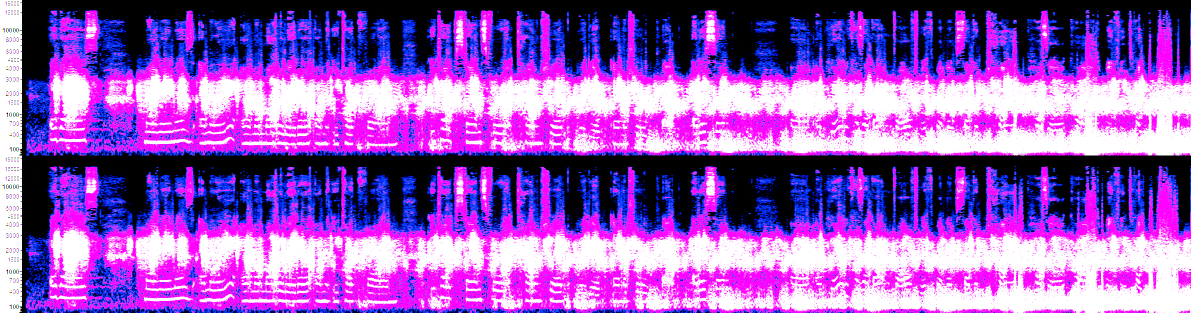
#> input picture self_introduction_memory_dump/_Tape9_thought/self_intro_spec_cont_brightened.png, 2381 x 626 px, found by its file name (shown at 1/2 size)
$ python analyze_strokes.py
#> lines starting #> are read from the running program, lines starting #| are printed output that depends on the picture
import numpy as np
from PIL import Image
import matplotlib
matplotlib.use('Agg')
import matplotlib.pyplot as plt

# Read the brightened image
img_pil = Image.open(r'C:\stack\arg\self_intro_spec_cont_brightened.png')
#> img_pil is the input picture: PIL image 2381x626 RGBA; mean R, G, B, A 151.5, 89.1, 191.2, 255
img = np.array(img_pil)
img_rgb = img[:, :, :3]
gray = np.mean(img_rgb, axis=2)
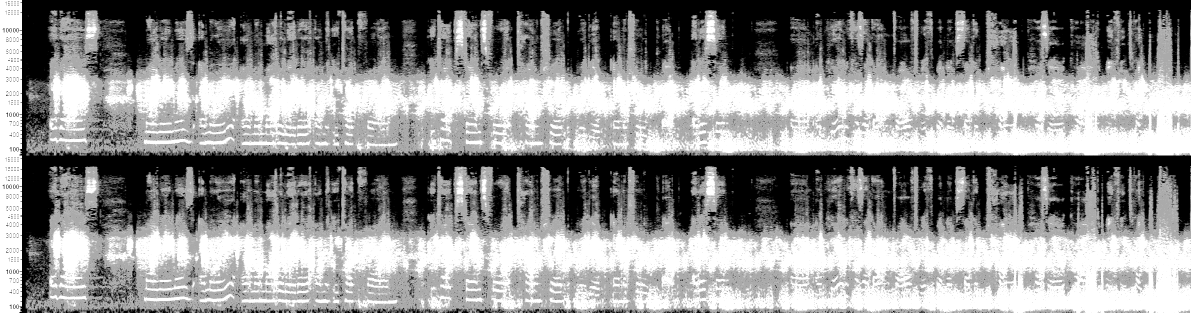
#> gray: shape (626, 2381) float64 (shown at 1/2 size); min 0, max 255, mean 143.9

# Extract the bottom region of LEFT channel (rows 250-310)
# This is where the strokes appear to be
left_bottom = gray[250:311, :]

print(f"Left bottom region: {left_bottom.shape}")
#| Left bottom region: (61, 2381)

# The strokes are the DARK vertical streaks
# Let's threshold to find the dark areas (strokes)
# Dark = low brightness = stroke

# Find the threshold that separates dark strokes from bright background
threshold = np.mean(left_bottom) - 0.5 * np.std(left_bottom)
#> threshold = 168.9
print(f"Threshold for dark strokes: {threshold:.1f}")
#| Threshold for dark strokes: 168.9

# Create binary mask where True = dark (stroke)
dark_mask = left_bottom < threshold
print(f"Dark pixels: {np.sum(dark_mask)} ({100*np.sum(dark_mask)/dark_mask.size:.1f}%)")
#| Dark pixels: 19933 (13.7%)

# Save the dark mask
plt.figure(figsize=(24, 4))
plt.imshow(dark_mask, aspect='auto', cmap='binary')
plt.title('Dark Strokes (Vertical Lines)')
plt.xlabel('Time (pixels)')
plt.ylabel('Frequency (pixels)')
plt.tight_layout()
plt.savefig(r'C:\stack\arg\tapes_man_2\dark_strokes.png', dpi=150)
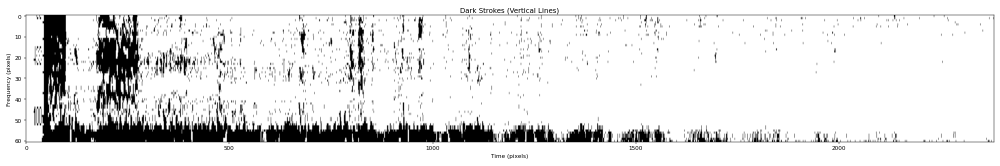
#> figure drawn by matplotlib, 1 panel
plt.close()

# Now let's look at the column pattern
# Each column represents a time slice
# Dark pixels in a column indicate a stroke at that time

# Sum dark pixels per column to get stroke intensity
col_dark_sum = np.sum(dark_mask, axis=0)
#> col_dark_sum = 2381 values, max 61 at index 44, min 0 at index 0, mean 8.37

# Find columns with significant dark content (strokes)
mean_dark = np.mean(col_dark_sum)
#> mean_dark = 8.37
std_dark = np.std(col_dark_sum)
#> std_dark = 11.22
stroke_threshold = mean_dark + 0.5 * std_dark
#> stroke_threshold = 13.98

print(f"\nColumn dark sum statistics:")
print(f"  Mean: {mean_dark:.1f}")
#|   Mean: 8.4
print(f"  Std: {std_dark:.1f}")
#|   Std: 11.2
print(f"  Stroke threshold: {stroke_threshold:.1f}")
#|   Stroke threshold: 14.0

# Find stroke columns
stroke_cols = col_dark_sum > stroke_threshold
print(f"  Stroke columns: {np.sum(stroke_cols)}")
#|   Stroke columns: 376

# Find contiguous stroke groups
stroke_groups = []
in_group = False
group_start = 0
for i in range(len(stroke_cols)):
    if stroke_cols[i] and not in_group:
        in_group = True
        group_start = i
    elif not stroke_cols[i] and in_group:
        in_group = False
        stroke_groups.append((group_start, i-1))
#> this loop made 2381 passes
#> in_group on passes 23, 24, 42, 100, 104, 108, 120, 128, 174, 281, 282, 289: True, False, True, False, True, False, True, False, True, False, True, False
#> after the loop, group_start = 1218; in_group = False; stroke_groups = 56 pairs, first value 22 to 1218, second value 22 to 1218
if in_group:
    stroke_groups.append((group_start, len(stroke_cols)-1))

print(f"  Stroke groups: {len(stroke_groups)}")
#|   Stroke groups: 56
print(f"  First 30 groups (start, end, width):")
for start, end in stroke_groups[:30]:
    print(f"    {start:4d}-{end:4d}, width={end-start+1:3d}")
#> this loop made 30 passes
#> (start, end) on passes 1 to 12: (22, 22), (41, 98), (103, 106), (119, 126), (173, 279), (281, 287), (296, 296), (298, 298), (300, 301), (316, 316), (319, 320), (322, 326)
#|       22-  22, width=  1
#|       41-  98, width= 58
#|      103- 106, width=  4
#|      119- 126, width=  8
#|      173- 279, width=107
#|      281- 287, width=  7
#|      296- 296, width=  1
#|      298- 298, width=  1
#> (further printed lines are left out)

# Let's try to convert this to a binary barcode
# Sample at regular intervals
sample_rate = 10  # Sample every 10 pixels
sampled_dark = col_dark_sum[::sample_rate]
#> sampled_dark = 239 values, max 61 at index 5, min 0 at index 0, mean 8.39

# Convert to binary (1 = dark/stroke, 0 = bright/no stroke)
barcode_binary = (sampled_dark > np.mean(sampled_dark)).astype(int)
#> barcode_binary = 239 values, max 1 at index 3, min 0 at index 0, mean 0.343

print(f"\nSampled barcode:")
print(f"  Length: {len(barcode_binary)} bits")
#|   Length: 239 bits
print(f"  Binary: {''.join(map(str, barcode_binary))}")
#> (printed output is left out)

# Try to decode as ASCII
bit_string = ''.join(map(str, barcode_binary))
print(f"\nTrying to decode as 7-bit ASCII:")
for start in range(0, len(bit_string) - 6, 7):
    byte = bit_string[start:start+7]
    value = int(byte, 2)
    if 32 <= value <= 126:
        print(f"  Byte {start//7:3d}: {byte} = {value:3d} = '{chr(value)}'")
    else:
        print(f"  Byte {start//7:3d}: {byte} = {value:3d} = (non-printable)")
#> this loop made 34 passes
#> (start, byte, value) on passes 2 to 13: (7, '1111011', 123), (14, '1001111', 79), (21, '1111111', 127), (28, '1111111', 127), (35, '1111111', 127), (42, '1111111', 127), (49, '1001100', 76), (56, '1000110', 70), (63, '0111110', 62), (70, '0010111', 23), (77, '1111111', 127), (84, '0100010', 34)
#> (byte, value) on pass 1: ('0001011', 11)
#|   Byte   0: 0001011 =  11 = (non-printable)
#|   Byte   1: 1111011 = 123 = '{'
#|   Byte   2: 1001111 =  79 = 'O'
#|   Byte   3: 1111111 = 127 = (non-printable)
#|   Byte   4: 1111111 = 127 = (non-printable)
#|   Byte   5: 1111111 = 127 = (non-printable)
#|   Byte   6: 1111111 = 127 = (non-printable)
#|   Byte   7: 1001100 =  76 = 'L'
#> (further printed lines are left out)

# Also try 8-bit ASCII
print(f"\nTrying to decode as 8-bit ASCII:")
for start in range(0, len(bit_string) - 7, 8):
    byte = bit_string[start:start+8]
    value = int(byte, 2)
    if 32 <= value <= 126:
        print(f"  Byte {start//8:3d}: {byte} = {value:3d} = '{chr(value)}'")
    else:
        print(f"  Byte {start//8:3d}: {byte} = {value:3d} = (non-printable)")
#> this loop made 29 passes
#> (start, byte, value) on passes 2 to 13: (8, '11101110', 238), (16, '01111111', 127), (24, '11111111', 255), (32, '11111111', 255), (40, '11111111', 255), (48, '11001100', 204), (56, '10001100', 140), (64, '11111000', 248), (72, '10111111', 191), (80, '11110100', 244), (88, '01001100', 76), (96, '01101000', 104)
#> (byte, value) on pass 1: ('00010111', 23)
#|   Byte   0: 00010111 =  23 = (non-printable)
#|   Byte   1: 11101110 = 238 = (non-printable)
#|   Byte   2: 01111111 = 127 = (non-printable)
#|   Byte   3: 11111111 = 255 = (non-printable)
#|   Byte   4: 11111111 = 255 = (non-printable)
#|   Byte   5: 11111111 = 255 = (non-printable)
#|   Byte   6: 11001100 = 204 = (non-printable)
#|   Byte   7: 10001100 = 140 = (non-printable)
#> (further printed lines are left out)
